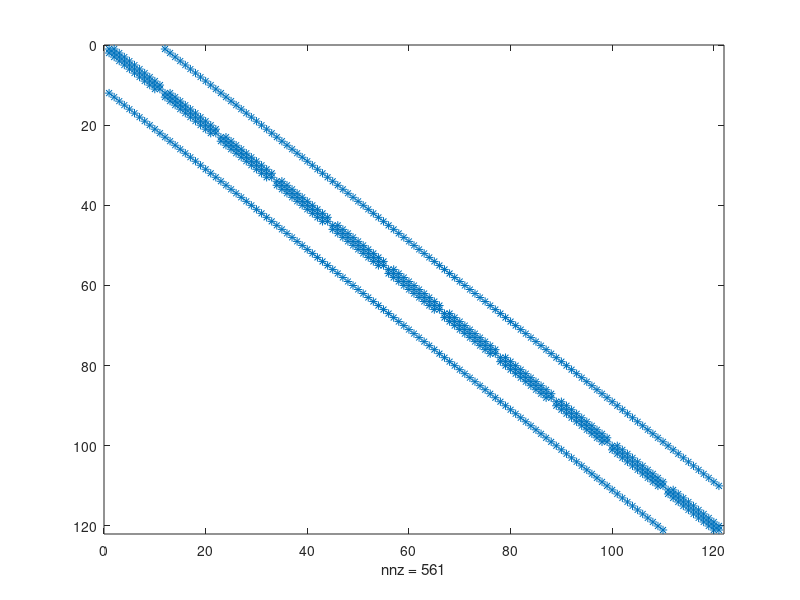

The MATLAB script that drew this image: (Note: this script raises an error after producing the figure.)
A = gallery('poisson',11);
spy(A);
I = eye(size(A,1));
b = ones(size(A,1),1)
x = zeros(size(A,1),1)

%Jacobi
M = diag(diag(A))
[x_J,k_J] = statit(A,M,[], b, x,eps)
D = M

%Block Jacobi

M = triu(tril(A,1),-1)
D_B = M

[x_BJ,k_BJ] = statit(A,M,[], b, x,eps)

%Gauss-Siedel

M = tril(A) 

[x_GS,k_GS] = statit(A,M,[], b, x,eps)

%Block Gauss-Siedel

M = tril(A,1)

[x_BGS,k_BGS] = statit(A,M,[], b, x,eps)

%Symmetric Gauss-Siedel

M_1 = tril(A)/sqrt(D)
M_2 = transpose(M_1)
M = M_1*M_2

[x_SGS,k_SGS] = statit(A,M,M_2, b, x,eps)

%Block symmetric Gauss-Siedel

M_1 = tril(A,1)/chol(D_B)
M_2 = transpose(M_1)
M = M_1*M_2

[x_BSGS,k_BSGS] = statit(A,M,M_2, b, x,eps)

%SOR (omega = 1.6)

omega = 1.6
M = D/omega + tril(A,-1)

[x_SGS,k_SGS] = statit(A,M,[], b, x,eps)

%Block SOR (omega = 1.5)

M = D_B/omega + tril(A,-1)


